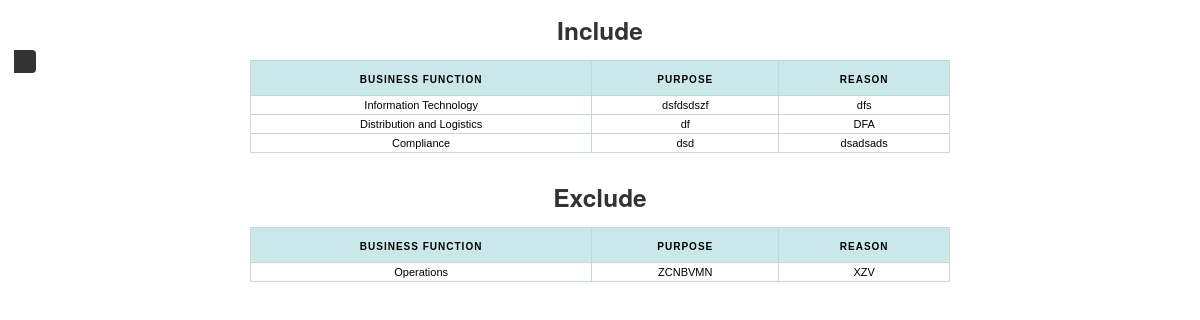
/scope/generate_scope_report.php?org_id=2, run on the app's committed database.
### tables this page shows
CREATE TABLE IF NOT EXISTS `scope` (
  `id` int(15) NOT NULL AUTO_INCREMENT,
  `org_id` int(11) NOT NULL,
  `business_function` varchar(35) NOT NULL,
  `purpose` varchar(500) NOT NULL,
  `status` varchar(8) NOT NULL,
  `reson` varchar(500) NOT NULL,
  PRIMARY KEY (`id`)
);

### scope/generate_scope_report.php (the view, shortened to what this page needs)
<head>
    <link type="text/css" rel="stylesheet" href="../assets/css/bootstrap.min.css"/>
    <link type="text/css" rel="stylesheet" href="../assets/css/bootstrap-responsive.min.css"/>
    <link type="text/css" rel="stylesheet" href="../assets/Font-awesome/css/font-awesome.min.css"/>
    <link type="text/css" rel="stylesheet" href="../assets/css/style.css"/>
    <link rel="stylesheet" href="../assets/css/theme.css">
    <link rel="stylesheet" href="style.css"/>
    <link href="../css/easyui.css" rel="stylesheet" type="text/css">
    <link href="../css/demo.css"  rel="stylesheet" type="text/css">
    <link href="../css/icon.css"  rel="stylesheet" type="text/css">
</head>
<body>
    <?php
    $org_id = $_GET['org_id'];
    $query = "SELECT * FROM scope where org_id='$org_id' and status='Include' ";
    $result = mysql_query($query);
    ?>
    <div id="iddiv">
        <center>
            <h3> Include </h3>
            <table style="width: 700px;" border="1">
                <tr>
                    <th>Business Function</th>
                    <th>Purpose</th>
                    <th>Reason</th>
                </tr>
                <?php
                while ($nt = mysql_fetch_array($result)) {
                    ?>
                    <tr>
                        <td> <?php echo $nt['business_function'] ?> </td>
                        <td> <?php echo $nt['purpose'] ?> </td>
                        <td> <?php echo $nt['reson'] ?> </td>
                    </tr>
                    <?php
                }
                ?>
            </table>
            <h3>Exclude</h3>
            <table style="width: 700px;" border="1">
                <tr>
                    <th>Business Function</th>
                    <th>Purpose</th>
                    <th>Reason</th>
                </tr>
                <?php
                $org_id = $_GET['org_id'];
                $query = "SELECT * FROM scope where org_id='$org_id' and status='Exclude' ";
                $result = mysql_query($query);
                while ($nt = mysql_fetch_array($result)) {
                    ?>
                    <tr>
                        <td> <?php echo $nt['business_function'] ?> </td>
                        <td> <?php echo $nt['purpose'] ?> </td>
                        <td> <?php echo $nt['reson'] ?> </td>
                    </tr>
                    <?php
                }
                ?>
            </table>
        </center>
    </div>
</body>

### assets/css/style.css (style rules this page uses)
html, body { height: 100%; }

### css/demo.css (style rules this page uses)
#iddiv table { padding: 0; margin: 0 auto 1.5em auto; border-left: 1px solid #C1DAD7; border-collapse:collapse; }
#iddiv th { font: bold 10px/22px "Trebuchet MS", Verdana, Arial, Helvetica, sans-serif; color: #000000; border-right: 1px solid #C1DAD7; border-bottom: 1px solid #C1DAD7; border-top: 1px solid #C1DAD7; letter-spacing: 1px; text-transform: uppercase; text-align:center; padding: 8px 12px 4px 12px; background: #CAE8EA url(bg_header.jpg) no-repeat; vertical-align:middle; }
#iddiv td { font: normal 11px "Trebuchet MS", Verdana, Arial, Helvetica, sans-serif; border-right: 1px solid #C1DAD7; border-bottom: 1px solid #C1DAD7; border-top: 1px solid #C1DAD7; padding: 3px 6px 3px 6px; color: #000000; text-align:center; }

### assets/css/style-switcher.css (style rules this page uses)
body { position: relative; }

### data on the page
scope: business_function "Information Technology", purpose "dsfdsdszf", reson "dfs"
scope: business_function "Distribution and Logistics", purpose "df", reson "DFA"
scope: business_function "Compliance", purpose "dsd", reson "dsadsads"
scope: business_function "Operations", purpose "ZCNBVMN", reson "XZV"
